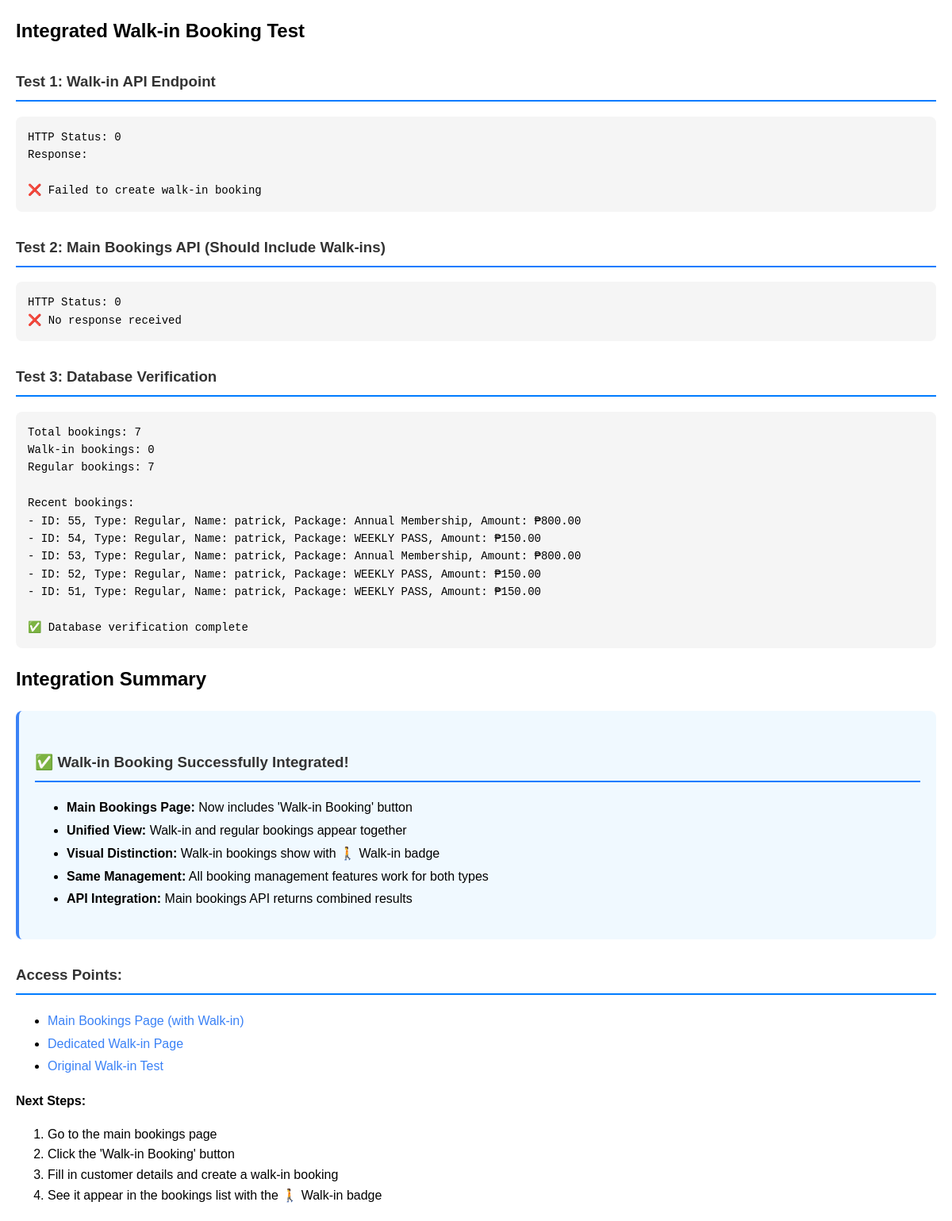
The page /test-integrated-walkin.php on the database its author committed.
### tables this page shows
CREATE TABLE IF NOT EXISTS `bookings` (
  `id` int NOT NULL AUTO_INCREMENT,
  `user_id` int DEFAULT NULL,
  `name` varchar(100) NOT NULL,
  `email` varchar(100) NOT NULL,
  `contact` varchar(50) DEFAULT NULL,
  `package_id` int DEFAULT NULL,
  `trainer_id` int DEFAULT NULL,
  `package_name` varchar(100) DEFAULT NULL,
  `amount` decimal(10,2) NOT NULL,
  `booking_date` date DEFAULT NULL,
  `expires_at` datetime DEFAULT NULL,
  `status` enum('pending','verified','rejected') DEFAULT 'pending',
  `verified_at` timestamp NULL DEFAULT NULL,
  `receipt_url` varchar(255) DEFAULT NULL,
  `invoice_url` varchar(255) DEFAULT NULL,
  `notes` text,
  `created_at` timestamp NULL DEFAULT CURRENT_TIMESTAMP,
  `updated_at` timestamp NULL DEFAULT CURRENT_TIMESTAMP ON UPDATE CURRENT_TIMESTAMP,
  PRIMARY KEY (`id`),
  KEY `idx_status` (`status`),
  KEY `idx_created_at` (`created_at`),
  KEY `idx_user_id` (`user_id`),
  KEY `idx_package_id` (`package_id`),
  KEY `fk_booking_trainer` (`trainer_id`)
);

### test-integrated-walkin.php (the view, shortened to what this page needs)
<?php
echo "<h2>Integrated Walk-in Booking Test</h2>";
echo "<h3>Test 1: Walk-in API Endpoint</h3>";
echo "<pre>";
$ch = curl_init();
$response = curl_exec($ch);
$httpCode = curl_getinfo($ch, CURLINFO_HTTP_CODE);
echo "HTTP Status: $httpCode\n";
echo "Response: $response\n\n";
$result = json_decode($response, true);
if ($result && $result['success']) {
    echo "✅ Walk-in booking created successfully!\n";
    echo "Booking ID: " . $result['data']['id'] . "\n";
} else {
    echo "❌ Failed to create walk-in booking\n";
}
echo "</pre>";
echo "<h3>Test 2: Main Bookings API (Should Include Walk-ins)</h3>";
echo "<pre>";
$ch = curl_init();
$response = curl_exec($ch);
$httpCode = curl_getinfo($ch, CURLINFO_HTTP_CODE);
echo "HTTP Status: $httpCode\n";
if ($response) {
    $result = json_decode($response, true);
    if ($result && $result['success']) {
        echo "✅ Retrieved " . count($result['data']) . " total bookings\n";
        $walkinCount = 0;
        $regularCount = 0;
        foreach ($result['data'] as $booking) {
            if ($booking['is_walkin']) {
                $walkinCount++;
                echo "Walk-in found: ID {$booking['id']}, Name: {$booking['name']}, Package: {$booking['package_name']}\n";
            } else {
                $regularCount++;
            }
        }
        echo "\nSummary:\n";
        echo "- Walk-in bookings: $walkinCount\n";
        echo "- Regular bookings: $regularCount\n";
        echo "- Total: " . ($walkinCount + $regularCount) . "\n";
        if ($walkinCount > 0) {
            echo "\n✅ Integration successful! Walk-in bookings are included in main bookings API\n";
        } else {
            echo "\n⚠️  No walk-in bookings found. Make sure to create one first.\n";
        }
    } else {
        echo "❌ Failed to retrieve bookings\n";
        echo "Response: $response\n";
    }
} else {
    echo "❌ No response received\n";
}
echo "</pre>";
echo "<h3>Test 3: Database Verification</h3>";
echo "<pre>";
try {
    $conn = getDBConnection();
    $sql = "SELECT COUNT(*) as total FROM bookings";
    $result = $conn->query($sql);
    $row = $result->fetch_assoc();
    echo "Total bookings: " . $row['total'] . "\n";
    $sql = "SELECT COUNT(*) as walkin_count FROM bookings WHERE user_id IS NULL";
    $result = $conn->query($sql);
    $row = $result->fetch_assoc();
    echo "Walk-in bookings: " . $row['walkin_count'] . "\n";
    $sql = "SELECT COUNT(*) as regular_count FROM bookings WHERE user_id IS NOT NULL";
    $result = $conn->query($sql);
    $row = $result->fetch_assoc();
    echo "Regular bookings: " . $row['regular_count'] . "\n";
    $sql = "SELECT id, name, email, package_name, amount, status,
                   CASE WHEN user_id IS NULL THEN 'Walk-in' ELSE 'Regular' END as booking_type,
                   created_at
            FROM bookings ORDER BY created_at DESC LIMIT 5";
    $result = $conn->query($sql);
    if ($result->num_rows > 0) {
        echo "\nRecent bookings:\n";
        while ($row = $result->fetch_assoc()) {
            echo "- ID: {$row['id']}, Type: {$row['booking_type']}, Name: {$row['name']}, Package: {$row['package_name']}, Amount: ₱{$row['amount']}\n";
        }
    }
    echo "\n✅ Database verification complete\n";
} catch (Exception $e) {
    echo "❌ Database error: " . $e->getMessage() . "\n";
}
echo "</pre>";
echo "<h2>Integration Summary</h2>";
echo "<div style='background: #f0f9ff; padding: 20px; border-radius: 8px; border-left: 4px solid #3b82f6;'>";
echo "<h3>✅ Walk-in Booking Successfully Integrated!</h3>";
echo "<ul>";
echo "<li><strong>Main Bookings Page:</strong> Now includes 'Walk-in Booking' button</li>";
echo "<li><strong>Unified View:</strong> Walk-in and regular bookings appear together</li>";
echo "<li><strong>Visual Distinction:</strong> Walk-in bookings show with 🚶 Walk-in badge</li>";
echo "<li><strong>Same Management:</strong> All booking management features work for both types</li>";
echo "<li><strong>API Integration:</strong> Main bookings API returns combined results</li>";
echo "</ul>";
echo "</div>";
echo "<h3>Access Points:</h3>";
echo "<ul>";
echo "<li><a href='views/admin/bookings.php' target='_blank'>Main Bookings Page (with Walk-in)</a></li>";
echo "<li><a href='views/admin/walkin-bookings.php' target='_blank'>Dedicated Walk-in Page</a></li>";
echo "<li><a href='test-walkin.php' target='_blank'>Original Walk-in Test</a></li>";
echo "</ul>";
echo "<p><strong>Next Steps:</strong></p>";
echo "<ol>";
echo "<li>Go to the main bookings page</li>";
echo "<li>Click the 'Walk-in Booking' button</li>";
echo "<li>Fill in customer details and create a walk-in booking</li>";
echo "<li>See it appear in the bookings list with the 🚶 Walk-in badge</li>";
echo "</ol>";
?>
<!DOCTYPE html>
<html>
<head>
</head>
<body>
</body>
</html>

### test-integrated-walkin.php (style rules this page uses)
body { font-family: Arial, sans-serif; margin: 20px; line-height: 1.6; }
pre { background: #f5f5f5; padding: 15px; border-radius: 8px; overflow-x: auto; font-size: 14px; }
h3 { color: #333; border-bottom: 2px solid #007bff; padding-bottom: 8px; margin-top: 30px; }
ul { line-height: 1.8; }
a { color: #3b82f6; text-decoration: none; }

### rows shown on the page
bookings: id "55", booking_type "Regular", name "patrick", package_name "Annual Membership", amount "800.00"
bookings: id "54", booking_type "Regular", name "patrick", package_name "WEEKLY PASS", amount "150.00"
bookings: id "53", booking_type "Regular", name "patrick", package_name "Annual Membership", amount "800.00"
bookings: id "52", booking_type "Regular", name "patrick", package_name "WEEKLY PASS", amount "150.00"
bookings: id "51", booking_type "Regular", name "patrick", package_name "WEEKLY PASS", amount "150.00"

### other values the page prints
$httpCode "0"
$row['total'] "7"
$row['walkin_count'] "0"
$row['regular_count'] "7"
